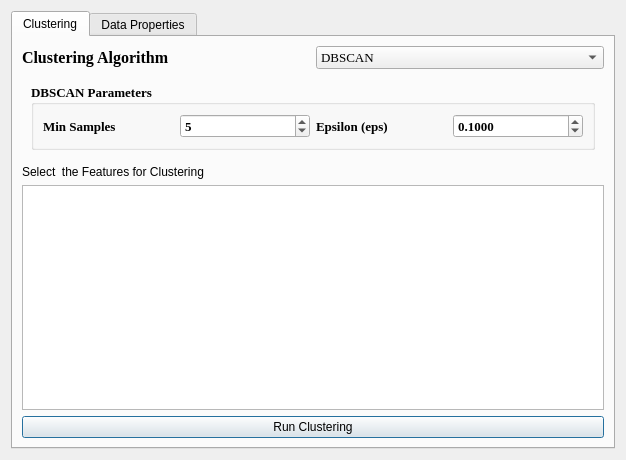
<?xml version="1.0" encoding="UTF-8"?>
<ui version="4.0">
 <class>PSIClusteringDialogBase</class>
 <widget class="QDialog" name="PSIClusteringDialogBase">
  <property name="geometry">
   <rect>
    <x>0</x>
    <y>0</y>
    <width>626</width>
    <height>460</height>
   </rect>
  </property>
  <property name="windowTitle">
   <string>PSIClustering</string>
  </property>
  <layout class="QVBoxLayout" name="mainVLayout">
   <item>
    <widget class="QTabWidget" name="tabWidget">
     <property name="currentIndex">
      <number>0</number>
     </property>
     <widget class="QWidget" name="tabClustering">
      <attribute name="title">
       <string>Clustering</string>
      </attribute>
      <layout class="QVBoxLayout" name="clusterVLayout" stretch="0,0,1,0">
       <item>
        <layout class="QHBoxLayout" name="algorithmHLayout">
         <item>
          <widget class="QLabel" name="label_2">
           <property name="font">
            <font>
             <family>Times New Roman</family>
             <pointsize>12</pointsize>
             <weight>75</weight>
             <bold>true</bold>
            </font>
           </property>
           <property name="text">
            <string>Clustering Algorithm</string>
           </property>
          </widget>
         </item>
         <item>
          <widget class="QComboBox" name="comboAlgorithm">
           <property name="font">
            <font>
             <family>Times New Roman</family>
             <pointsize>10</pointsize>
            </font>
           </property>
           <property name="currentIndex">
            <number>1</number>
           </property>
           <item>
            <property name="text">
             <string>KMeans</string>
            </property>
           </item>
           <item>
            <property name="text">
             <string>DBSCAN</string>
            </property>
           </item>
          </widget>
         </item>
        </layout>
       </item>
       <item>
        <widget class="QStackedWidget" name="stackedParams">
         <property name="currentIndex">
          <number>1</number>
         </property>
         <widget class="QWidget" name="pageKMeans">
          <layout class="QVBoxLayout" name="vKmeans">
           <item>
            <widget class="QGroupBox" name="groupKMeans">
             <property name="font">
              <font>
               <family>Times New Roman</family>
               <pointsize>10</pointsize>
               <weight>75</weight>
               <bold>true</bold>
              </font>
             </property>
             <property name="title">
              <string>KMeans Parameters</string>
             </property>
             <layout class="QHBoxLayout" name="kmeansH">
              <item>
               <widget class="QLabel" name="labelkmeans">
                <property name="text">
                 <string>Number of Clusters</string>
                </property>
               </widget>
              </item>
              <item>
               <widget class="QSpinBox" name="spinKMeansClusters">
                <property name="minimum">
                 <number>1</number>
                </property>
                <property name="maximum">
                 <number>100</number>
                </property>
                <property name="value">
                 <number>3</number>
                </property>
               </widget>
              </item>
             </layout>
            </widget>
           </item>
          </layout>
         </widget>
         <widget class="QWidget" name="pageDBSCAN">
          <layout class="QVBoxLayout" name="vDbscan">
           <item>
            <widget class="QGroupBox" name="groupDBSCAN">
             <property name="font">
              <font>
               <family>Times New Roman</family>
               <pointsize>10</pointsize>
               <weight>75</weight>
               <bold>true</bold>
              </font>
             </property>
             <property name="title">
              <string>DBSCAN Parameters</string>
             </property>
             <layout class="QHBoxLayout" name="dbscanH">
              <item>
               <widget class="QLabel" name="labelMinPts">
                <property name="text">
                 <string>Min Samples</string>
                </property>
               </widget>
              </item>
              <item>
               <widget class="QSpinBox" name="spinDBSCANminPts">
                <property name="value">
                 <number>5</number>
                </property>
               </widget>
              </item>
              <item>
               <widget class="QLabel" name="labelEps">
                <property name="text">
                 <string>Epsilon (eps)</string>
                </property>
               </widget>
              </item>
              <item>
               <widget class="QDoubleSpinBox" name="spinDBSCANeps">
                <property name="locale">
                 <locale language="English" country="India"/>
                </property>
                <property name="keyboardTracking">
                 <bool>false</bool>
                </property>
                <property name="decimals">
                 <number>4</number>
                </property>
                <property name="minimum">
                 <double>0.010000000000000</double>
                </property>
                <property name="maximum">
                 <double>100.989999999999995</double>
                </property>
                <property name="singleStep">
                 <double>0.100000000000000</double>
                </property>
                <property name="value">
                 <double>0.100000000000000</double>
                </property>
               </widget>
              </item>
             </layout>
            </widget>
           </item>
          </layout>
         </widget>
         <widget class="QWidget" name="pageDTW">
          <layout class="QVBoxLayout" name="vDtw"/>
         </widget>
        </widget>
       </item>
       <item>
        <layout class="QVBoxLayout" name="verticalLayout_3">
         <item>
          <widget class="QLabel" name="label_3">
           <property name="text">
            <string>Select  the Features for Clustering</string>
           </property>
          </widget>
         </item>
         <item>
          <widget class="QListWidget" name="listFeatures"/>
         </item>
        </layout>
       </item>
       <item>
        <widget class="QPushButton" name="btnRunCluster">
         <property name="text">
          <string>Run Clustering</string>
         </property>
        </widget>
       </item>
      </layout>
     </widget>
     <widget class="QWidget" name="tabDataProps">
      <attribute name="title">
       <string>Data Properties</string>
      </attribute>
      <layout class="QVBoxLayout" name="dataVLayout" stretch="0,0,1">
       <item>
        <widget class="QLabel" name="labelDP">
         <property name="text">
          <string>Compute statistics (mean/median/std/min/max/count) and inline histograms for a chosen layer/ROI.</string>
         </property>
        </widget>
       </item>
       <item>
        <spacer name="sp1">
         <property name="orientation">
          <enum>Qt::Vertical</enum>
         </property>
         <property name="sizeHint" stdset="0">
          <size>
           <width>20</width>
           <height>20</height>
          </size>
         </property>
        </spacer>
       </item>
       <item>
        <widget class="QPushButton" name="btnRunDataProps">
         <property name="text">
          <string>Run Data Properties</string>
         </property>
        </widget>
       </item>
      </layout>
     </widget>
    </widget>
   </item>
  </layout>
 </widget>
 <resources/>
 <connections/>
</ui>
